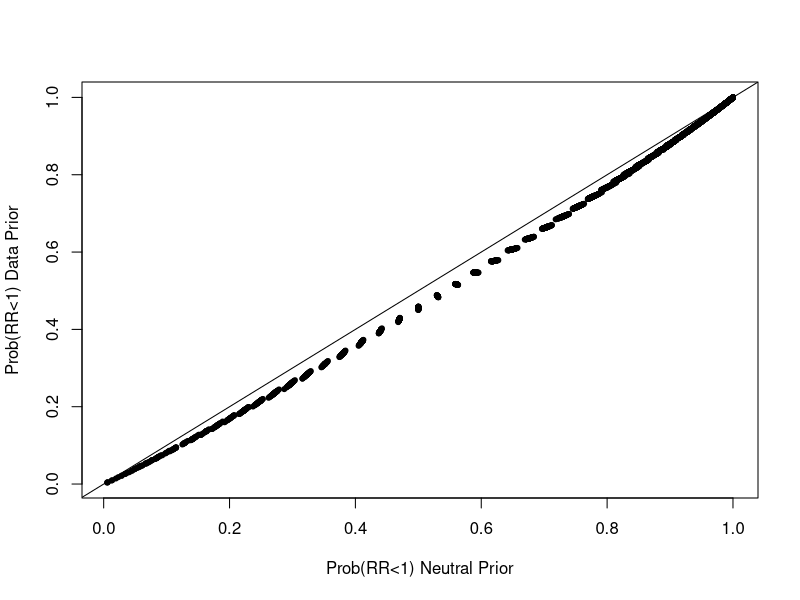
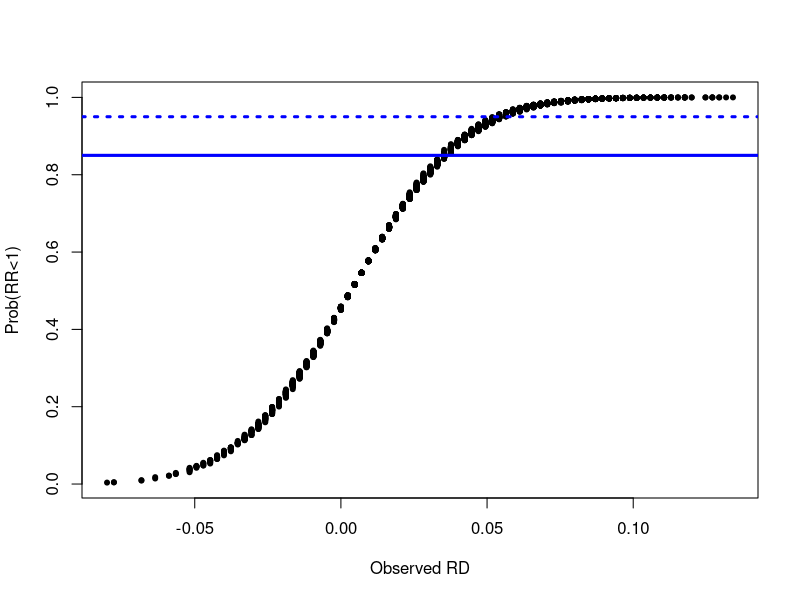
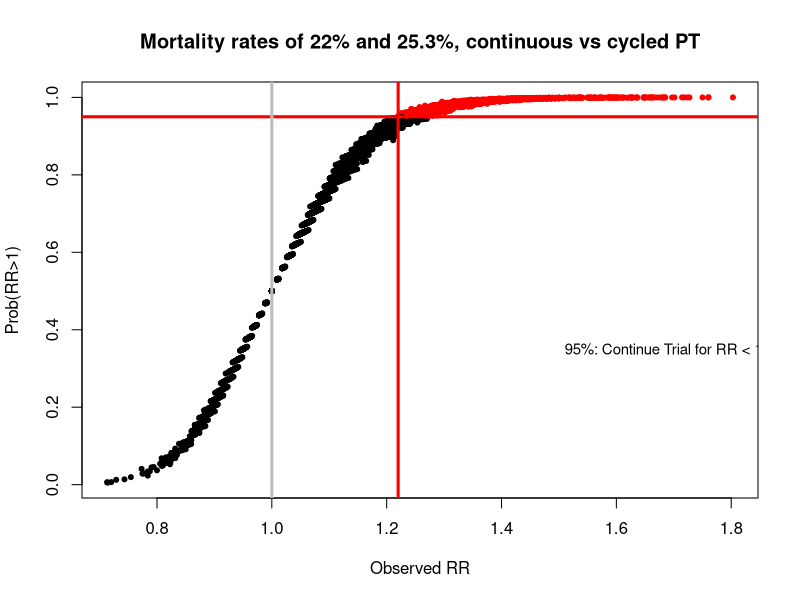
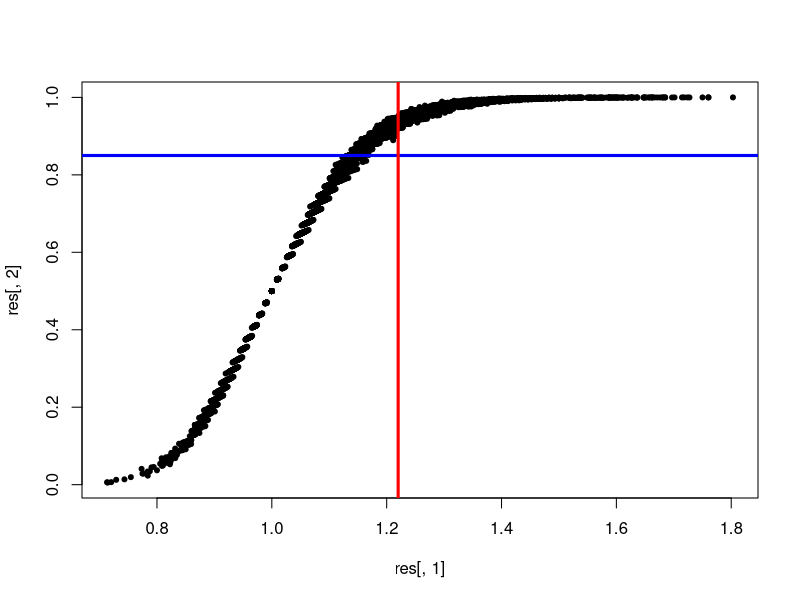
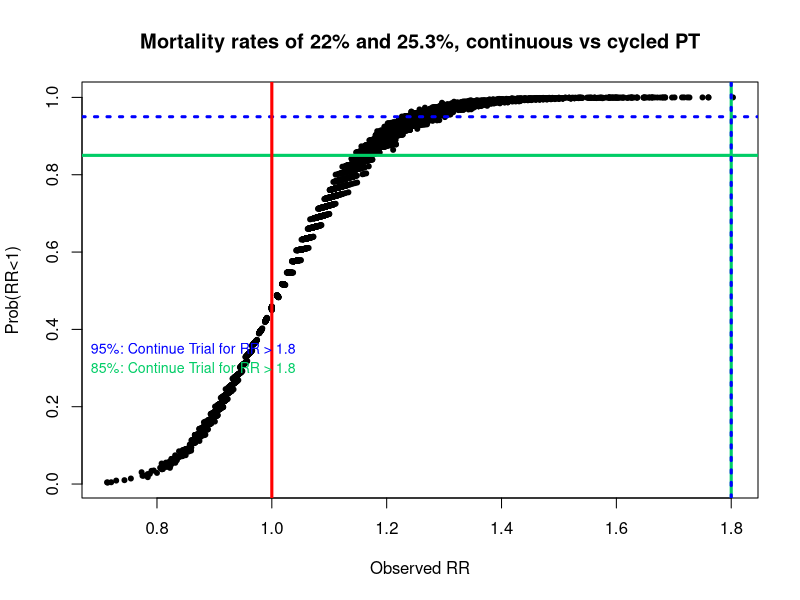

Write the R code that produced these figures, in order.
# Stopping rules simulations
priormu1<-0
priorsd1<-log(2)/(1.96)
# priorsd1<-.7
#priorsd1<-10000
ntreat<-ncontrol<-850/2
pcontrol<-.22
ptreat<-round(pcontrol*.76,3)
#Harm
ptreat<-round(pcontrol*1.15,3)

# If you want second prior ----
#second prior.4/.1
prior2="yes"
if(prior2=="yes"){priormu2<-log(.88)
priorsd2<-(log(1.8)-priormu2)/(1.96)
}

nsim<-8000
res<-matrix(NA,nrow=nsim,ncol=4)
for(i in 1:nsim){
# exp(qnorm(c(.5,.025,.975),priormu2,priorsd2))
ytreat <- rbinom(1, ntreat, ptreat)
ycontrol <- rbinom(1, ncontrol, pcontrol)

logRR<-log((ytreat/ntreat)/(ycontrol/ncontrol))

##OBSERVED RATES
obsmu<-logRR
obssd<-sqrt(1/ytreat-1/ntreat+1/ycontrol-1/ncontrol)


postvar1<-1/(1/priorsd1^2+1/obssd^2)
postmu1<-(priormu1/(priorsd1^2)+obsmu/(obssd^2))*postvar1
sig<-pnorm(0,mean=postmu1,sd=sqrt(postvar1),lower=(ptreat<pcontrol))
# sig4<-pnorm(log(mic),mean=postmu1,sd=sqrt(postvar1),lower=(ptreat<pcontrol))

if(prior2=="yes"){postvar2<-1/(1/priorsd2^2+1/obssd^2)
postmu2<-(priormu2/(priorsd2^2)+obsmu/(obssd^2))*postvar2
sig2<-pnorm(0,mean=postmu2,sd=sqrt(postvar2),lower=(ptreat<pcontrol))
# sig3<-pnorm(log(mic),mean=postmu2,sd=sqrt(postvar2),lower=(ptreat[k]<pcontrol))
}
res[i,]<-c((ytreat/ntreat)/(ycontrol/ncontrol),sig,sig2,ytreat/ntreat-ycontrol/ncontrol)
}
plot(res[,2],res[,3],pch=20,xlab="Prob(RR<1) Neutral Prior",
     ylab="Prob(RR<1) Data Prior")
abline(a=0,b=1)

png(filename = paste("G:/My Drive/CycledPT/NRNProposal/StoppingRules",pcontrol,".png",sep=""),
    width = 8,height = 7,units="in",res=600)

#Informative Prior
plot(res[,1],res[,3],pch=20,xlab="Observed RR",ylab="Prob(RR<1)",
     main=paste("Mortality rates of ", pcontrol*100,"% and ",
                ptreat*100, "%, continuous vs cycled PT",sep=""))

abline(h=.95,lwd=3,col="blue",lty=3)
abline(h=.85,lwd=3,col="springgreen3")

abline(v=1,lwd=3,col="red")
# points(res[,1],res[,2],pch=20,col="gray")
# abline(h=0.5,lwd=3,col="gray")

abline(v=round(max(res[res[,3]>.85,1]),2),lwd=3,col="springgreen3")
abline(v=round(max(res[res[,3]>.95,1]),2),lwd=3,col="blue",lty=3)
text(min(res[,1])+.15,.3,paste("85%: Continue Trial for RR >",round(max(res[res[,3]>.85,1]),2)),
     cex=.85,col="springgreen3")
text(min(res[,1])+.15,.35,paste("95%: Continue Trial for RR >",round(max(res[res[,3]>.95,1]),2)),
     cex=.85,col="blue")

dev.off()

#------
max(res[res[,3]>.85,1])
max(res[res[,3]>.95,1])

max(res[res[,2]>.85,1])
max(res[res[,2]>.95,1])

min(res[res[,2]>.95,1])

plot(res[,4],res[,3],pch=20,xlab="Observed RD",ylab="Prob(RR<1)")
abline(h=.95,lwd=3,col="blue",lty=3)
abline(h=.85,lwd=3,col="blue")
max(res[res[,3]>.85,4])
max(res[res[,3]>.95,4])

# Harm scenarios
#Informative Prior
d.col<-cut(res[,2], breaks = c(-Inf,  .95, Inf), labels = c("black", "red"))
d.col<-as.character(d.col)
plot(res[,1],res[,2],pch=20,col=d.col,xlab="Observed RR",ylab="Prob(RR>1)",
     main=paste("Mortality rates of ", pcontrol*100,"% and ",ptreat*100, "%, continuous vs cycled PT",sep=""))
abline(h=.95,lwd=3,col="red")
abline(v=1,lwd=3,col="gray")
abline(v=round(min(res[res[,2]>.95,1]),2),lwd=3,col="red")
text(1.7,.35,paste("95%: Continue Trial for RR <",round(min(res[res[,2]>.95,1]),2)),
     cex=.9)


#Neutral Prior
plot(res[,1],res[,2],pch=20)
abline(h=.85,lwd=3,col="blue")
abline(v=round(min(res[res[,2]>.95,1]),2),lwd=3,col="red")

sig
sig2
